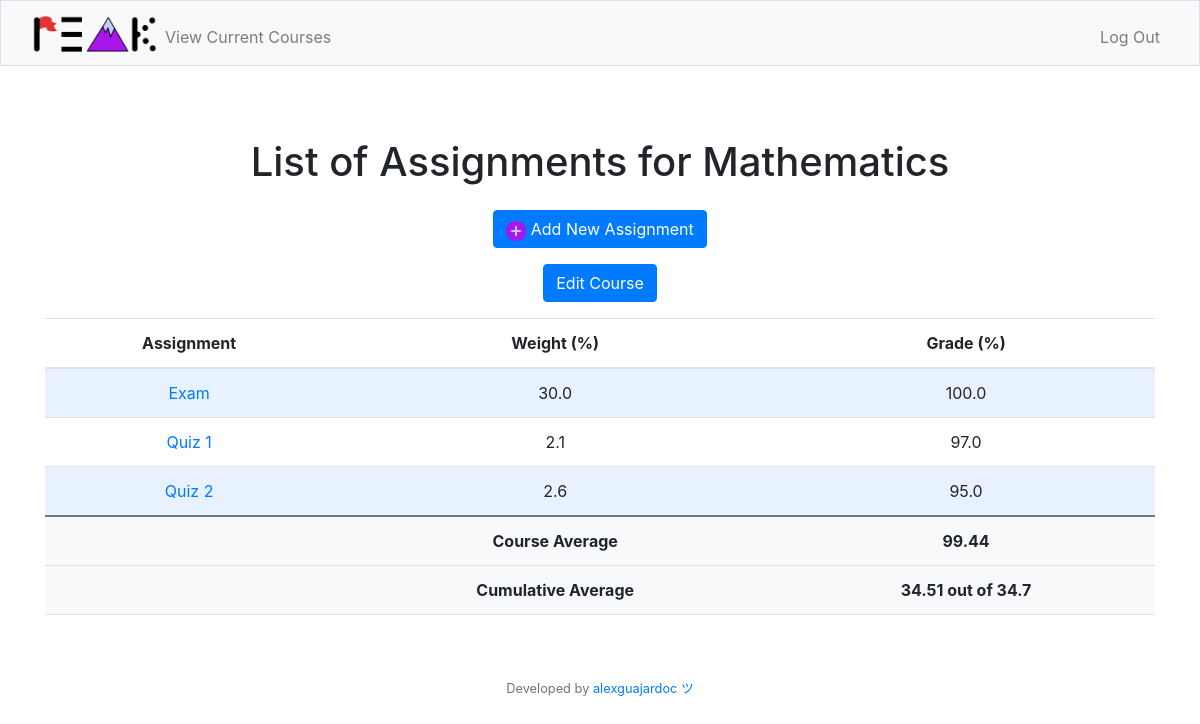
The page /assignments?course=Mathematics (signed in) on the database its author committed.
### tables this page shows
CREATE TABLE courses (course_id INTEGER PRIMARY KEY AUTOINCREMENT NOT NULL, course_name TEXT NOT NULL, credits REAL NOT NULL, grade REAL NOT NULL, assignmentcount INTEGER NOT NULL, user_id INTEGER, period_id INTEGER, FOREIGN KEY (user_id) REFERENCES users(user_id), FOREIGN KEY (period_id) REFERENCES periods(period_id));

CREATE TABLE assignments (assignment_id INTEGER PRIMARY KEY AUTOINCREMENT NOT NULL, assignment_name TEXT NOT NULL, grade REAL NOT NULL, weight REAL NOT NULL, user_id INTEGER, period_id INTEGER, course_id INTEGER, date DATE, FOREIGN KEY (user_id) REFERENCES users(user_id), FOREIGN KEY (period_id) REFERENCES period(period_id), FOREIGN KEY (course_id) REFERENCES courses(course_id));

### app.py (the view)
@app.route('/assignments')
@login_required
def assignments():
    course_name = request.args.get('course')
    cId = crsr.execute("SELECT course_id FROM courses WHERE course_name = ? AND user_id = ?", (course_name,session["user_id"])).fetchall()
    assignments = crsr.execute("SELECT assignment_name, weight, grade FROM assignments WHERE course_id = ? AND user_id = ?", (cId[0][0],session["user_id"])).fetchall()
    avg = crsr.execute("SELECT SUM(grade * weight) / SUM(weight) FROM assignments WHERE course_id = ? AND user_id = ?", (cId[0][0],session["user_id"])).fetchall()
    avg2 = crsr.execute("SELECT SUM(0.01 * grade * weight) FROM assignments WHERE course_id = ? AND user_id = ?", (cId[0][0],session["user_id"])).fetchall()
    max = crsr.execute("SELECT SUM(weight) FROM assignments WHERE course_id = ? AND user_id = ?", (cId[0][0],session["user_id"])).fetchall()
    return render_template("assignments.html", course_name=course_name, assignments=assignments, avg=avg[0][0], avg2=avg2[0][0], max=max[0][0])

### helpers.py (called while the page is built)
def login_required(f):
    @wraps(f)
    def decorated_function(*args, **kwargs):
        if session.get("user_id") is None:
            return redirect("/login")
        return f(*args, **kwargs)
    return decorated_function

### templates/assignments.html (shortened to what this page needs)
{% extends "layout.html" %}
{% block main %}
<div class="container">
    <h1 class="my-4">List of Assignments for {{ course_name }}</h1>
    <div class="mb-3">
        <a href="/newassignment?course_name={{ course_name }}" class="btn btn-primary">
            <img src="/static/plusbutton.png" width="20px" height="20px"></img>
            Add New Assignment
        </a>
    </div>
    <div class="mb-3">
        <a href="/editcourse?course_name={{ course_name }}" class="btn btn-primary">
            Edit Course
        </a>
    </div>
    <table class="table">
        <thead>
            <tr>
                <th scope="col">Assignment</th>
                <th scope="col">Weight (%)</th>
                <th scope="col">Grade (%)</th>
            </tr>
        </thead>
        <tbody>
            {% for assignment in assignments %}
            <tr>
                <td> <a href="/assignments?course={{ course_name }}">{{ assignment[0] }}</a></td>
                <td>{{ assignment[1] }}</td>
                <td>{{ assignment[2] }}</td>
            </tr>
            {% endfor %}
            <tr style="background-color: #f8f9fa; font-weight: bold; border-top: 2px solid #6c757d;">
                <td> </td>
                <td>Course Average</td>
                <td>{{ avg | round(2) }}</td>
            </tr>
            <tr style="background-color: #f8f9fa; font-weight: bold">
                <td> </td>
                <td>Cumulative Average</td>
                <td>{{ avg2 | round(2) }} out of {{ max | round(2) }}</td>
            </tr>
        </tbody>
    </table>
</div>
{% endblock %}

### static/styles.css (style rules this page uses)
table th, table td { padding: 0.75rem; vertical-align: middle; }
tbody tr:nth-of-type(odd) { background-color: rgb(179, 208, 255, 0.3) }
h1 { font-size: 60px; }

### rows shown on the page
courses: course_name "Mathematics"
assignments: assignment_name "Exam", weight "30.0", grade "100.0"
assignments: assignment_name "Quiz 1", weight "2.1", grade "97.0"
assignments: assignment_name "Quiz 2", weight "2.6", grade "95.0"

### other values the page prints
{{ avg | round(2) }} "99.44"
{{ avg2 | round(2) }} "34.51"
{{ max | round(2) }} "34.7"
